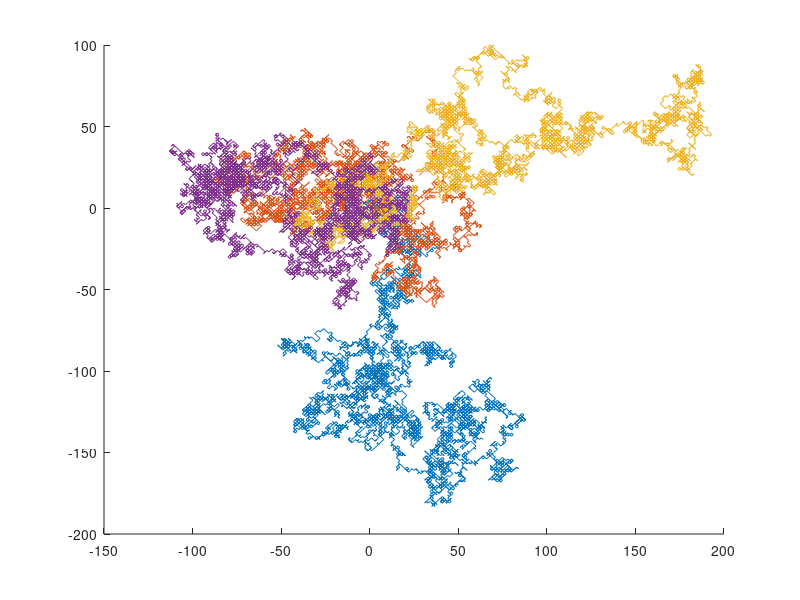

MATLAB code to generate this figure:
%% Random walk 
% 2024.02.25
% Ju Song
% KENTECH

% Contents
% (1) Config 
% (2) 2D Random walk (to visualize)
% (3) 1D Random walk (to analyze)

clear; clc; close all
%% Config
dx_size = 1;
dy_size = 1;
dt = 1;

N = 4; % number of random walkers
t_end = 10000; % time period to simulate
t_vec = 0:dt:t_end;
M = length(t_vec); % number of time steps

dt_pause = 0.1; % animation duration (sec)

%% 2D Random walk

% initialize 
x_mat = zeros(N,M);
y_mat = zeros(N,M);


% time step loop
for m = 1:M
    
    % generate random walk for N particles
    dx_now = (2*unidrnd(2,N,1)-3)*dx_size;
    dy_now = (2*unidrnd(2,N,1)-3)*dy_size;
    
    % figure(1)
    % plot(dx_vec,'ob'); hold on 
    % plot(dy_vec,'sqr')

    % calculate position
    if m ==1
       x_mat(:,m) = zeros(N,1);
       y_mat(:,m) = zeros(N,1);
    else
        x_mat(:,m) = x_mat(:,m-1) + dx_now;
        y_mat(:,m) = y_mat(:,m-1) + dy_now;
    end



end


% visualize each path
c_mat = lines(N);
for n = 1:N
    figure(2); hold on
    plot(x_mat(n,:),y_mat(n,:),'Color',c_mat(n,:))

end

return
% same plot
% figure(3)
% plot(x_mat',y_mat')


% animation 
for m = 1:M

    % each time, draw up to t
    for n = 1:N
    plot(x_mat(n,1:m),y_mat(n,1:m),'-','Color',c_mat(n,:)); hold on
    plot(x_mat(n,m),y_mat(n,m),'o','MarkerFaceColor',c_mat(n,:))
    end
    hold off
    pause(dt_pause)

end
